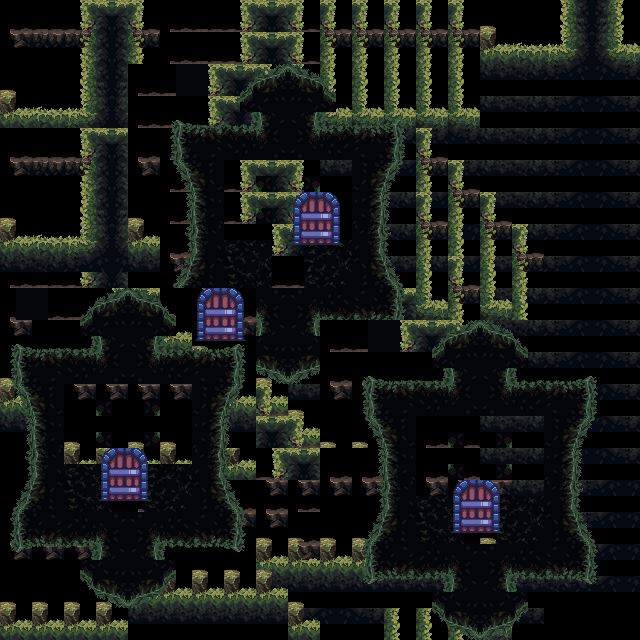

A level layout from a 2D game, rendered from its tile map. Below: a short description, then the map file with its tile-grid data intact:
An orthogonal 20x20 tile map with 32x32 px tiles, 3 tile layers (Tilelaag 1, Tilelaag 2, Tilelaag 3), 2 tilesets and 4 objects.

<map version="1.4" tiledversion="1.4.3" orientation="orthogonal" renderorder="right-down" width="20" height="20" tilewidth="32" tileheight="32" infinite="0" nextlayerid="5" nextobjectid="5">
 <tileset firstgid="1" source="mainlevbuild.tsx" />
 <tileset firstgid="1025" source="Medieval_props_free.tsx" />
 <layer id="1" name="Tilelaag 1" width="20" height="20">
  <data encoding="csv">
164,165,166,167,168,164,165,166,167,168,168,168,168,168,168,228,229,230,231,232,
196,197,198,199,200,164,165,166,167,168,200,200,200,200,200,260,261,262,263,264,
228,229,230,231,164,165,166,167,168,168,232,232,232,232,232,292,293,294,295,296,
260,261,262,263,164,165,166,167,168,200,264,264,264,264,264,292,293,294,295,296,
164,165,166,167,164,164,165,166,167,168,296,296,296,296,296,292,293,294,295,296,
196,197,198,199,196,164,165,166,167,168,292,293,294,295,296,292,293,294,295,296,
228,229,230,231,228,164,165,166,167,168,0,292,293,294,295,292,293,294,295,296,
164,165,166,167,260,164,164,165,166,167,168,292,293,294,295,292,293,294,295,296,
164,165,166,167,292,196,164,164,165,166,167,168,292,293,294,292,293,294,295,296,
164,164,165,166,167,228,196,164,164,164,165,166,167,168,294,292,293,294,295,296,
196,164,164,165,166,260,228,196,196,164,164,165,166,167,168,292,293,294,295,296,
228,196,164,164,164,292,260,228,228,196,164,164,164,165,166,292,293,294,295,296,
260,228,196,196,196,196,292,260,260,228,196,196,164,164,165,292,293,294,295,296,
292,260,228,228,228,228,228,292,292,260,228,228,196,164,165,292,293,294,295,296,
0,292,260,260,260,260,260,260,164,164,164,164,164,164,164,292,293,294,295,296,
0,0,292,292,164,164,164,164,196,196,196,196,196,196,196,196,292,293,294,295,
164,164,164,164,196,196,196,196,228,228,228,228,228,228,228,228,292,293,294,295,
196,196,196,196,228,228,228,228,260,260,260,260,260,260,260,260,292,293,294,295,
228,228,228,228,260,260,260,260,292,292,292,292,292,292,292,292,292,293,294,295,
260,260,260,260,292,292,292,292,293,294,295,296,232,232,232,264,296,0,0,0
</data>
 </layer>
 <layer id="2" name="Tilelaag 2" width="20" height="20">
  <data encoding="csv">
0,0,0,0,0,0,0,0,0,0,0,0,0,0,0,0,0,0,0,0,
0,0,0,0,0,164,165,166,167,168,0,0,0,0,0,0,0,0,0,0,
0,0,0,0,366,367,368,369,370,371,372,373,374,0,0,0,0,0,0,0,
0,0,0,0,398,399,400,401,402,403,404,405,406,0,0,0,0,0,0,0,
164,165,166,167,430,431,432,433,434,435,436,437,438,168,0,0,0,0,0,0,
196,197,198,199,462,463,464,465,466,467,468,469,470,200,168,0,0,0,0,0,
228,229,230,231,494,495,496,497,498,499,500,501,502,168,200,168,0,0,0,0,
260,261,262,263,526,527,528,529,530,531,532,533,534,200,232,200,168,0,0,0,
292,293,294,295,558,559,560,561,562,563,564,565,566,232,168,232,200,0,0,0,
367,368,369,370,371,372,373,374,594,595,596,597,598,264,200,264,232,0,0,0,
399,400,401,402,403,404,405,406,626,627,366,367,368,369,370,371,372,373,374,0,
431,432,433,434,435,436,437,438,658,659,398,399,400,401,402,403,404,405,406,0,
463,464,465,466,467,468,469,470,168,292,430,431,432,433,434,435,436,437,438,0,
495,496,497,498,499,500,501,502,167,168,462,463,464,465,466,467,468,469,470,0,
527,528,529,530,531,532,533,534,166,167,494,495,496,497,498,499,500,501,502,0,
559,560,561,562,563,564,565,566,164,164,526,527,528,529,530,531,532,533,534,0,
591,592,593,594,595,596,597,598,196,164,558,559,560,561,562,563,564,565,566,0,
623,624,625,626,627,628,629,630,228,196,590,591,592,593,594,595,596,597,598,0,
655,656,657,658,659,660,661,662,260,228,622,623,624,625,626,627,628,629,630,0,
0,0,0,0,0,0,292,292,292,260,654,655,656,657,658,659,660,661,662,0
</data>
 </layer>
 <layer id="3" name="Tilelaag 3" width="20" height="20">
  <data encoding="csv">
0,0,0,0,0,0,0,0,0,0,0,0,0,0,0,0,0,0,0,0,
0,0,0,0,0,0,0,0,0,0,0,0,0,0,0,0,0,0,0,0,
0,0,0,0,0,0,0,0,0,0,0,0,0,0,0,0,0,0,0,0,
0,0,0,0,0,0,0,0,0,0,0,0,0,0,0,0,0,0,0,0,
0,0,0,0,0,0,0,0,0,0,0,0,0,0,0,0,0,0,0,0,
0,0,0,0,0,0,0,0,0,0,0,0,0,0,0,0,0,0,0,0,
0,0,0,0,0,0,0,0,0,1043,1044,0,0,0,0,0,0,0,0,0,
0,0,0,0,0,0,0,0,0,1059,1060,0,0,0,0,0,0,0,0,0,
0,0,0,0,0,0,0,0,0,0,0,0,0,0,0,0,0,0,0,0,
0,0,0,0,0,0,1043,1044,0,0,0,0,0,0,0,0,0,0,0,0,
0,0,0,0,0,0,1059,1060,0,0,0,0,0,0,0,0,0,0,0,0,
0,0,0,0,0,0,0,0,0,0,0,0,0,0,0,0,0,0,0,0,
0,0,0,0,0,0,0,0,0,0,0,0,0,0,0,0,0,0,0,0,
0,0,0,0,0,0,0,0,0,0,0,0,0,0,0,0,0,0,0,0,
0,0,0,1043,1044,0,0,0,0,0,0,0,0,0,0,0,0,0,0,0,
0,0,0,1059,1060,0,0,0,0,0,0,0,0,0,1043,1044,0,0,0,0,
0,0,0,0,0,0,0,0,0,0,0,0,0,0,1059,1060,0,0,0,0,
0,0,0,0,0,0,0,0,0,0,0,0,0,0,0,0,0,0,0,0,
0,0,0,0,0,0,0,0,0,0,0,0,0,0,0,0,0,0,0,0,
0,0,0,0,0,0,0,0,0,0,0,0,0,0,0,0,0,0,0,0
</data>
 </layer>
 <objectgroup id="4" name="blokken">
  <object id="1" x="0" y="608" width="128" height="32" />
  <object id="2" x="128" y="576" width="160" height="32" />
  <object id="3" x="-41.7327" y="391.989" width="0.745226" />
  <object id="4" x="431.486" y="350.256" />
 </objectgroup>
</map>
